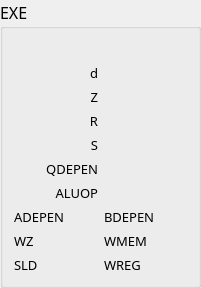
        <widget class="QGroupBox" name="EXE_stage">
         <property name="sizePolicy">
          <sizepolicy hsizetype="Preferred" vsizetype="Preferred">
           <horstretch>0</horstretch>
           <verstretch>0</verstretch>
          </sizepolicy>
         </property>
         <property name="minimumSize">
          <size>
           <width>201</width>
           <height>239</height>
          </size>
         </property>
         <property name="font">
          <font>
           <family>微软雅黑</family>
           <pointsize>12</pointsize>
          </font>
         </property>
         <property name="title">
          <string>EXE</string>
         </property>
         <layout class="QGridLayout" name="gridLayout_4">
          <item row="4" column="0">
           <layout class="QHBoxLayout" name="S">
            <item>
             <widget class="QLabel" name="label_22">
              <property name="font">
               <font>
                <family>微软雅黑</family>
                <pointsize>10</pointsize>
               </font>
              </property>
              <property name="text">
               <string>S</string>
              </property>
              <property name="alignment">
               <set>Qt::AlignRight|Qt::AlignTrailing|Qt::AlignVCenter</set>
              </property>
             </widget>
            </item>
            <item>
             <widget class="QLabel" name="signalS">
              <property name="font">
               <font>
                <family>微软雅黑</family>
                <pointsize>10</pointsize>
               </font>
              </property>
              <property name="text">
               <string/>
              </property>
              <property name="alignment">
               <set>Qt::AlignRight|Qt::AlignTrailing|Qt::AlignVCenter</set>
              </property>
             </widget>
            </item>
           </layout>
          </item>
          <item row="2" column="0">
           <layout class="QHBoxLayout" name="Z">
            <item>
             <widget class="QLabel" name="label_20">
              <property name="font">
               <font>
                <family>微软雅黑</family>
                <pointsize>10</pointsize>
               </font>
              </property>
              <property name="text">
               <string>Z</string>
              </property>
              <property name="alignment">
               <set>Qt::AlignRight|Qt::AlignTrailing|Qt::AlignVCenter</set>
              </property>
             </widget>
            </item>
            <item>
             <widget class="QLabel" name="signalz">
              <property name="font">
               <font>
                <family>微软雅黑</family>
                <pointsize>10</pointsize>
               </font>
              </property>
              <property name="text">
               <string/>
              </property>
              <property name="alignment">
               <set>Qt::AlignRight|Qt::AlignTrailing|Qt::AlignVCenter</set>
              </property>
             </widget>
            </item>
           </layout>
          </item>
          <item row="6" column="0">
           <layout class="QHBoxLayout" name="BDEPEN_5">
            <item>
             <widget class="QLabel" name="label_33">
              <property name="font">
               <font>
                <family>微软雅黑</family>
                <pointsize>10</pointsize>
               </font>
              </property>
              <property name="text">
               <string>QDEPEN</string>
              </property>
              <property name="alignment">
               <set>Qt::AlignRight|Qt::AlignTrailing|Qt::AlignVCenter</set>
              </property>
             </widget>
            </item>
            <item>
             <widget class="QLabel" name="signalQDEPEN_exe">
              <property name="font">
               <font>
                <family>微软雅黑</family>
                <pointsize>10</pointsize>
               </font>
              </property>
              <property name="text">
               <string/>
              </property>
              <property name="alignment">
               <set>Qt::AlignRight|Qt::AlignTrailing|Qt::AlignVCenter</set>
              </property>
             </widget>
            </item>
           </layout>
          </item>
          <item row="3" column="0">
           <layout class="QHBoxLayout" name="R">
            <item>
             <widget class="QLabel" name="label_21">
              <property name="font">
               <font>
                <family>微软雅黑</family>
                <pointsize>10</pointsize>
               </font>
              </property>
              <property name="text">
               <string>R</string>
              </property>
              <property name="alignment">
               <set>Qt::AlignRight|Qt::AlignTrailing|Qt::AlignVCenter</set>
              </property>
             </widget>
            </item>
            <item>
             <widget class="QLabel" name="signalR">
              <property name="font">
               <font>
                <family>微软雅黑</family>
                <pointsize>10</pointsize>
               </font>
              </property>
              <property name="text">
               <string/>
              </property>
              <property name="alignment">
               <set>Qt::AlignRight|Qt::AlignTrailing|Qt::AlignVCenter</set>
              </property>
             </widget>
            </item>
           </layout>
          </item>
          <item row="7" column="0">
           <layout class="QHBoxLayout" name="ALUOP">
            <item>
             <widget class="QLabel" name="label_25">
              <property name="font">
               <font>
                <family>微软雅黑</family>
                <pointsize>10</pointsize>
               </font>
              </property>
              <property name="text">
               <string>ALUOP</string>
              </property>
              <property name="alignment">
               <set>Qt::AlignRight|Qt::AlignTrailing|Qt::AlignVCenter</set>
              </property>
             </widget>
            </item>
            <item>
             <widget class="QLabel" name="signalALUOP">
              <property name="font">
               <font>
                <family>微软雅黑</family>
                <pointsize>10</pointsize>
               </font>
              </property>
              <property name="text">
               <string/>
              </property>
              <property name="alignment">
               <set>Qt::AlignRight|Qt::AlignTrailing|Qt::AlignVCenter</set>
              </property>
             </widget>
            </item>
           </layout>
          </item>
          <item row="1" column="0">
           <layout class="QHBoxLayout" name="exe_d">
            <item>
             <widget class="QLabel" name="label_19">
              <property name="font">
               <font>
                <family>微软雅黑</family>
                <pointsize>10</pointsize>
               </font>
              </property>
              <property name="text">
               <string>d</string>
              </property>
              <property name="alignment">
               <set>Qt::AlignRight|Qt::AlignTrailing|Qt::AlignVCenter</set>
              </property>
             </widget>
            </item>
            <item>
             <widget class="QLabel" name="signalexe_d">
              <property name="font">
               <font>
                <family>微软雅黑</family>
                <pointsize>10</pointsize>
               </font>
              </property>
              <property name="text">
               <string/>
              </property>
              <property name="alignment">
               <set>Qt::AlignRight|Qt::AlignTrailing|Qt::AlignVCenter</set>
              </property>
             </widget>
            </item>
           </layout>
          </item>
          <item row="0" column="0">
           <widget class="QLabel" name="EXE_instruction">
            <property name="font">
             <font>
              <pointsize>10</pointsize>
             </font>
            </property>
            <property name="text">
             <string/>
            </property>
           </widget>
          </item>
          <item row="8" column="0">
           <layout class="QHBoxLayout" name="horizontalLayout_11">
            <item>
             <layout class="QHBoxLayout" name="ADEPEN">
              <item>
               <widget class="QLabel" name="label_23">
                <property name="font">
                 <font>
                  <family>微软雅黑</family>
                  <pointsize>10</pointsize>
                 </font>
                </property>
                <property name="text">
                 <string>ADEPEN</string>
                </property>
               </widget>
              </item>
              <item>
               <widget class="QLabel" name="signalADEPEN">
                <property name="font">
                 <font>
                  <family>微软雅黑</family>
                  <pointsize>10</pointsize>
                 </font>
                </property>
                <property name="text">
                 <string/>
                </property>
                <property name="alignment">
                 <set>Qt::AlignRight|Qt::AlignTrailing|Qt::AlignVCenter</set>
                </property>
               </widget>
              </item>
             </layout>
            </item>
            <item>
             <layout class="QHBoxLayout" name="BDEPEN_3">
              <item>
               <widget class="QLabel" name="label_31">
                <property name="font">
                 <font>
                  <family>微软雅黑</family>
                  <pointsize>10</pointsize>
                 </font>
                </property>
                <property name="text">
                 <string>BDEPEN</string>
                </property>
               </widget>
              </item>
              <item>
               <widget class="QLabel" name="signalBDEPEN">
                <property name="font">
                 <font>
                  <family>微软雅黑</family>
                  <pointsize>10</pointsize>
                 </font>
                </property>
                <property name="text">
                 <string/>
                </property>
                <property name="alignment">
                 <set>Qt::AlignRight|Qt::AlignTrailing|Qt::AlignVCenter</set>
                </property>
               </widget>
              </item>
             </layout>
            </item>
           </layout>
          </item>
          <item row="9" column="0">
           <layout class="QHBoxLayout" name="horizontalLayout_12">
            <item>
             <layout class="QHBoxLayout" name="WZ">
              <item>
               <widget class="QLabel" name="label_40">
                <property name="font">
                 <font>
                  <family>微软雅黑</family>
                  <pointsize>10</pointsize>
                 </font>
                </property>
                <property name="text">
                 <string>WZ</string>
                </property>
               </widget>
              </item>
              <item>
               <widget class="QLabel" name="signalWZ">
                <property name="font">
                 <font>
                  <family>微软雅黑</family>
                  <pointsize>10</pointsize>
                 </font>
                </property>
                <property name="text">
                 <string/>
                </property>
                <property name="alignment">
                 <set>Qt::AlignRight|Qt::AlignTrailing|Qt::AlignVCenter</set>
                </property>
               </widget>
              </item>
             </layout>
            </item>
            <item>
             <layout class="QHBoxLayout" name="exe_d_24">
              <item>
               <widget class="QLabel" name="label_65">
                <property name="font">
                 <font>
                  <family>微软雅黑</family>
                  <pointsize>10</pointsize>
                 </font>
                </property>
                <property name="text">
                 <string>WMEM</string>
                </property>
               </widget>
              </item>
              <item>
               <widget class="QLabel" name="signalwmem_exe">
                <property name="font">
                 <font>
                  <family>微软雅黑</family>
                  <pointsize>10</pointsize>
                 </font>
                </property>
                <property name="text">
                 <string/>
                </property>
                <property name="alignment">
                 <set>Qt::AlignRight|Qt::AlignTrailing|Qt::AlignVCenter</set>
                </property>
               </widget>
              </item>
             </layout>
            </item>
           </layout>
          </item>
          <item row="10" column="0">
           <layout class="QHBoxLayout" name="horizontalLayout_13">
            <item>
             <layout class="QHBoxLayout" name="exe_d_23">
              <item>
               <widget class="QLabel" name="label_64">
                <property name="font">
                 <font>
                  <family>微软雅黑</family>
                  <pointsize>10</pointsize>
                 </font>
                </property>
                <property name="text">
                 <string>SLD</string>
                </property>
               </widget>
              </item>
              <item>
               <widget class="QLabel" name="signalsld_exe">
                <property name="font">
                 <font>
                  <family>微软雅黑</family>
                  <pointsize>10</pointsize>
                 </font>
                </property>
                <property name="text">
                 <string/>
                </property>
                <property name="alignment">
                 <set>Qt::AlignRight|Qt::AlignTrailing|Qt::AlignVCenter</set>
                </property>
               </widget>
              </item>
             </layout>
            </item>
            <item>
             <layout class="QHBoxLayout" name="exe_d_22">
              <item>
               <widget class="QLabel" name="label_63">
                <property name="font">
                 <font>
                  <family>微软雅黑</family>
                  <pointsize>10</pointsize>
                 </font>
                </property>
                <property name="text">
                 <string>WREG</string>
                </property>
               </widget>
              </item>
              <item>
               <widget class="QLabel" name="signalwreg_exe">
                <property name="font">
                 <font>
                  <family>微软雅黑</family>
                  <pointsize>10</pointsize>
                 </font>
                </property>
                <property name="text">
                 <string/>
                </property>
                <property name="alignment">
                 <set>Qt::AlignRight|Qt::AlignTrailing|Qt::AlignVCenter</set>
                </property>
               </widget>
              </item>
             </layout>
            </item>
           </layout>
          </item>
         </layout>
         <zorder>EXE_instruction</zorder>
         <zorder></zorder>
         <zorder></zorder>
        </widget>
